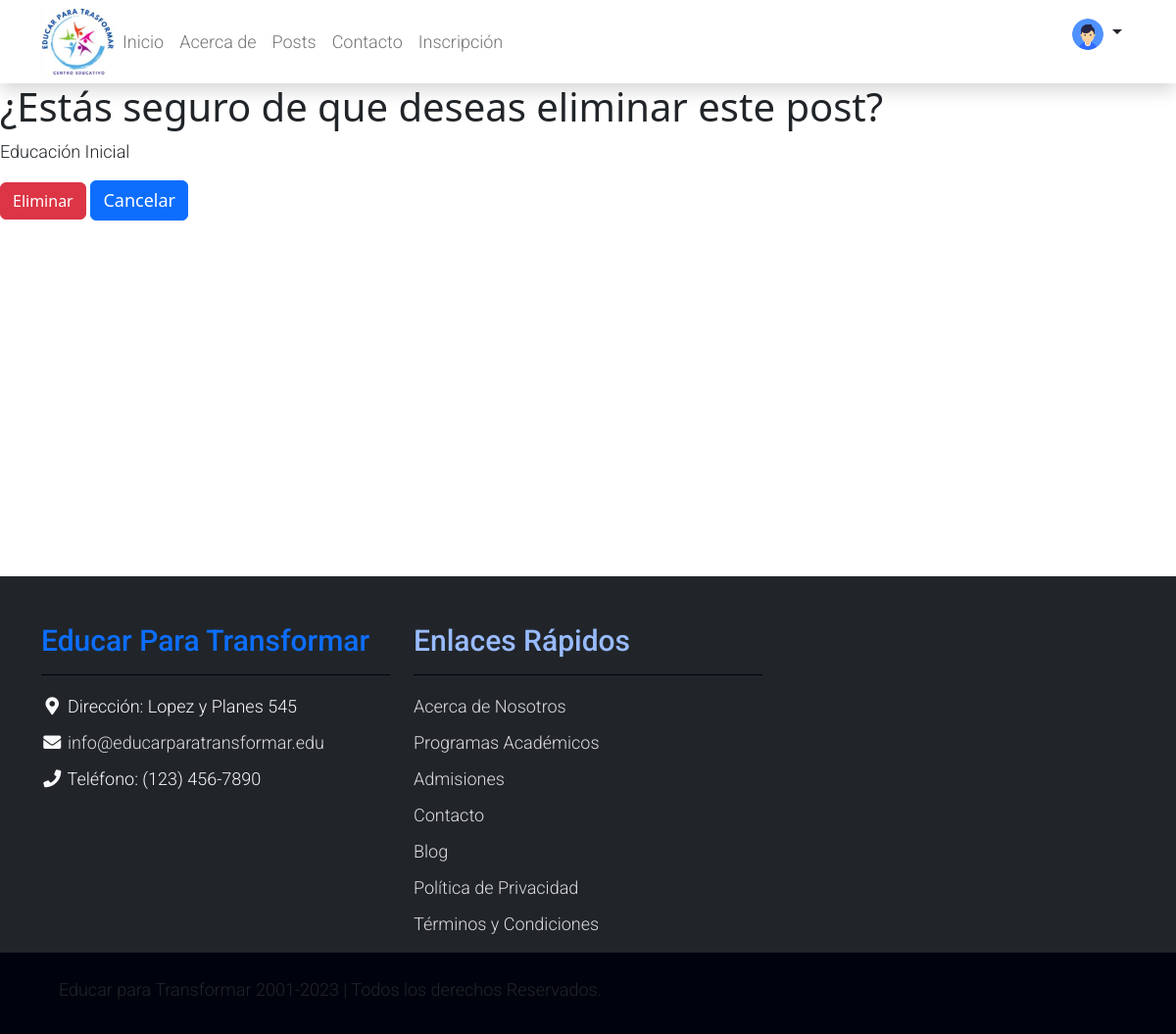
The page /posts/eliminar/6/ (signed in) on the database its author committed.
### apps/usuario/models.py (models this page shows, shortened)
class Usuario(AbstractUser):
    imagen= models.ImageField(null=True,blank=True,upload_to='usuario',default='usuario/user-default.jpg')
    email = models.EmailField(unique= True, blank=False)
    es_colaborador = models.BooleanField(default=False)

### apps/posts/models.py (models this page shows, shortened)
class Post(models.Model):
    titulo = models.CharField(max_length=50, null=False)
    subtitulo = models.CharField(max_length=100, null=True, blank=True)
    fecha = models.DateTimeField(auto_now_add=True)
    texto = models.TextField(null=False)
    activo = models.BooleanField(default=True)
    categoria = models.ForeignKey(
        Categoria, on_delete=models.SET_NULL, null=True, default='Sin Categoria')
    imagen = models.ImageField(
        null=True, blank=True, upload_to='media/', default='static/post_default.png')
    publicado = models.DateTimeField(default=timezone.now)
    usuario = models.ForeignKey(Usuario, on_delete=models.CASCADE, default=1)
    class Meta:
        ordering = ['-publicado']
    def puede_eliminar(self, user):
        return user.es_colaborador and user == self.usuario

### apps/posts/views.py (the view)
# urls.py: path('posts/eliminar/<int:id>/', views.eliminarPost, name='eliminar'),
def eliminarPost(request, id):
    post = get_object_or_404(Post, id=id)
    if not post.puede_eliminar(request.user):
        messages.error(request, 'No tienes permiso para eliminar este post.')
        return redirect('apps.posts:posts')
    if request.method == 'POST':
        post.delete()
        messages.success(request, 'El post ha sido eliminado correctamente.')
        return redirect('apps.posts:posts')
    return render(request, 'posts/eliminarPost.html', {'post': post})

### templates/posts/eliminarPost.html (shortened to what this page needs)
{% extends 'base.html' %}
{% load static %}
{% block content %}
    <h1>¿Estás seguro de que deseas eliminar este post?</h1>
    <p>{{ post.titulo }}</p>
    <form method="post" id="eliminar-post-form">
        <button type="submit" class="btn btn-danger">Eliminar</button>
        <a href="{% url 'apps.posts:postindividual' post.id %}" class="btn btn-primary">Cancelar</a>
    </form>
    <link rel="stylesheet" href="https://cdn.jsdelivr.net/npm/sweetalert2@11.0.18/dist/sweetalert2.min.css">
{% endblock %}

### templates/base.html (shortened to what this page needs)
{% load static %}
<!DOCTYPE html>
<html lang="es-ar">
<head>
    <link rel="stylesheet" href="{% static 'assets/css/bootstrap.min.css' %}">
    <link rel="stylesheet" href="{% static 'assets/css/templatemo.css' %}">
    <link rel="stylesheet" href="{% static 'assets/css/custom.css' %}">
    <link rel="stylesheet" href="{% static 'assets/css/fontawesome.min.css' %}">
    <link href="https://cdn.jsdelivr.net/npm/bootstrap@5.2.1/dist/css/bootstrap.min.css" rel="stylesheet"
>
</head>
<body>
    <header>
        <nav class="navbar navbar-expand-lg navbar-light shadow" style="padding-left: 0; padding-right: 0;">
            <div class="container d-flex justify-content-between align-items-center">
        <div class="d-flex align-items-center">
            <a href="{% url 'apps.posts:index' %}" class="mr-4">
                <img src="{% static 'assets/img/logo.jpg' %}" style="max-width: 75px;">
            </a>
            <ul class="nav navbar-nav">
                <li class="nav-item">
                    <a class="nav-link" href="{% url 'apps.posts:index' %}">  Inicio </a>
                </li>
                <li class="nav-item">
                    <a class="nav-link" href="{% url 'about' %}"> Acerca de </a>
                </li>
                <li class="nav-item">
                    <a class="nav-link" href="{% url 'apps.posts:posts' %}"> Posts </a>
                </li>
                <li class="nav-item">
                    <a class="nav-link" href="{% url 'apps.contacto:contacto' %}"> Contacto </a>
                </li>
                <li class="nav-item">
                    <a class="nav-link" href="{% url 'apps.contacto:inscribirse' %}"> Inscripción </a>
                </li>
            </ul>
        </div>
        <div class="nav-item align-self-center d-flex text-center">
            {% if user.is_authenticated %}
            <div class="btn-group d-flex ">
                <p class="btn  dropdown-toggle" type="button" data-bs-toggle="dropdown"
                    data-bs-auto-close="true" aria-expanded="false">
                    <img src="{{ user.imagen.url }}" class="rounded-circle img-fluid"
                        style="object-fit:contain;width: 2rem;" alt="{{ user.username }}">
                </p>
            </div>
            {% else %}
            <a class="nav-icon position-relative text-decoration-none"
                href="{% url 'apps.usuario:login' %}">
                <span
                    class="position-absolute top-0 left-100 translate-middle badge rounded-pill bg-light text-dark">Login</span>
            </a>
            {% endif %}
            </div>
        </nav>
    </header>
    <main style="min-height: calc(100vh - 297px);">
        {% block content %}
        {% endblock %}
    </main>
    <footer class="bg-dark" id="tempaltemo_footer" style="z-index: -1;">
        <div class="container">
            <div class="row">
                <div class="col-md-4 pt-5">
                    <h2 class="h2 text-primary border-bottom pb-3 border-light logo">Educar Para Transformar</h2>
                    <ul class="list-unstyled text-light footer-link-list">
                        <li>
                            <i class="fas fa-map-marker-alt fa-fw"></i>
                            Dirección: Lopez y Planes 545
                        </li>
                        <li>
                            <i class="fa fa-envelope fa-fw"></i>
                            <a class="text-decoration-none" href="mailto:info@educarparatransformar.edu">info@educarparatransformar.edu</a>
                        </li>
                        <li>
                            <i class="fa fa-phone fa-fw"></i>
                            Teléfono: (123) 456-7890
                        </li>
                    </ul>
                </div>
                <div class="col-md-4 pt-5">
                    <h2 class="h2 text-light border-bottom pb-3 border-light">Enlaces Rápidos</h2>
                    <ul class="list-unstyled text-light footer-link-list">
                        <li><a class="text-decoration-none" href="#">Acerca de Nosotros</a></li>
                        <li><a class="text-decoration-none" href="#">Programas Académicos</a></li>
                        <li><a class="text-decoration-none" href="#">Admisiones</a></li>
                        <li><a class="text-decoration-none" href="#">Contacto</a></li>
                        <li><a class="text-decoration-none" href="#">Blog</a></li>
                        <li><a class="text-decoration-none" href="#">Política de Privacidad</a></li>
                        <li><a class="text-decoration-none" href="#">Términos y Condiciones</a></li>
                    </ul>
                </div>
            </div>
        </div>
        <div class="w-100 bg-black py-3">
            <div class="container">
                <div class="row pt-2">
                    <div class="col-12">
                        <p> <i class="fa-regular fa-copyright"></i> Educar para Transformar 2001-2023 | Todos los derechos Reservados.</p>
                    </div>
                </div>
            </div>
        </div>
    </footer>
</body>
</html>

### static/assets/css/templatemo.css (style rules this page uses)
body, ul, li, p, a, label, input, div { font-family: 'Roboto', sans-serif; font-size: 18px !important; font-weight: 300 !important; }
.h2 { font-family: 'Roboto', sans-serif; font-size: 30px !important; font-weight: 300; }
.logo { font-weight: 500 !important; }
.text-light { color: #cfd6e1 !important; }
.bg-dark { background-color: #00030D !important; }
.bg-black { background-color: #1d242d !important; }
#tempaltemo_footer a { color: #dcdde1; }
#tempaltemo_footer ul.footer-link-list li { padding-top: 10px; }
#tempaltemo_footer .border-light { border-color: #00030D !important; }

### static/assets/css/custom.css (style rules this page uses)
div.w-100.bg-black.py-3 { background-color: #00030D !important; }
h2.text-light.border-bottom.pb-3.border-light { color: #99BBFF !important; }

### rows shown on the page
Usuario: imagen (picture)
Post: titulo "Educación Inicial"
